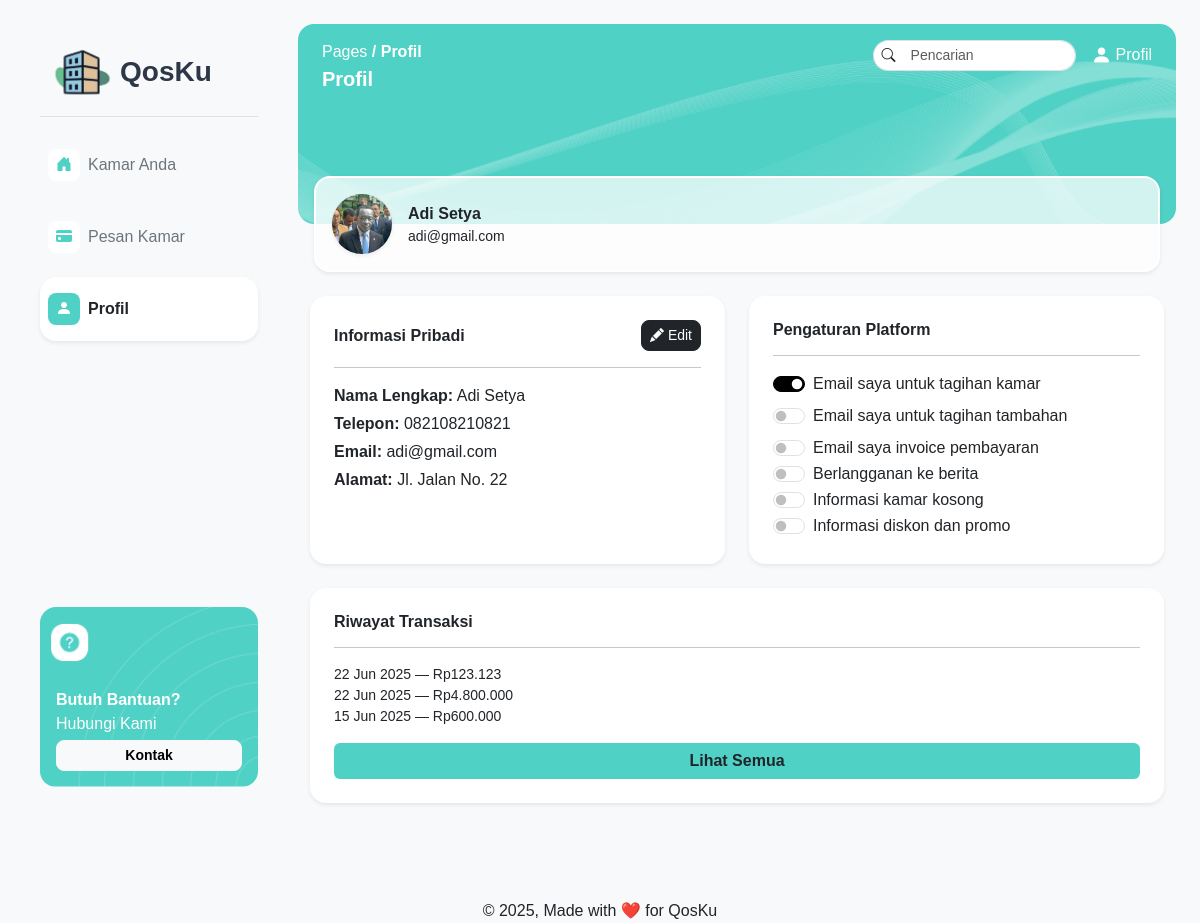
Page /pages/pelanggan/profil.php (signed in) on the committed database.
### tables this page shows
CREATE TABLE `pelanggan` (
  `idPelanggan` int(11) NOT NULL,
  `username` varchar(255) NOT NULL,
  `password` varchar(255) NOT NULL,
  `namaLengkap` varchar(255) NOT NULL,
  `nomorHp` varchar(255) NOT NULL,
  `email` varchar(255) NOT NULL,
  `alamat` varchar(255) NOT NULL,
  `profilePicture` varchar(255) NOT NULL
);

### pages/pelanggan/profil.php (the view, shortened to what this page needs)
<?php
require_once "../../php/connect.php";
$stmt = $connect->prepare("SELECT * FROM pelanggan WHERE idPelanggan = ?");
$stmt->bind_param("i", $_SESSION['idPelanggan']);
$stmt->execute();
$result = $stmt->get_result();
$pelanggan = $result->fetch_assoc();
$stmt = $connect->prepare("
    SELECT p.tanggalPemesanan, p.totalHarga
    FROM pemesanan p
    WHERE p.idPelanggan = ?
    ORDER BY p.tanggalPemesanan DESC
    LIMIT 3
");
$stmt->bind_param("i", $_SESSION['idPelanggan']);
$stmt->execute();
$transactions = $stmt->get_result()->fetch_all(MYSQLI_ASSOC);
?>
<!DOCTYPE html>
<html lang="en">
<head>
    <link href="https://cdn.jsdelivr.net/npm/bootstrap@5.3.6/dist/css/bootstrap.min.css" rel="stylesheet">
    <link rel="stylesheet" href="../../assets/css/style.css">
    <link rel="stylesheet" href="https://cdn.jsdelivr.net/npm/bootstrap-icons@1.13.1/font/bootstrap-icons.min.css">
</head>
<body class="bg-light">
    <div class="d-flex min-vh-100 ms-4 me-4">
        <?php include '../../layout/pelangganNavbar.php'; ?>
        <div class="flex-grow-1">
            <div class="position-relative rounded-4 text-white"
                style="background-image:url('../../assets/img/backgroundProfil.png'); height:200px;background-size:cover; background-position:center;">
                <?php include '../../layout/pelangganHeader.php'; ?>
                <div
                    class="position-absolute"
                    style="bottom: 0; left: 0; right: 0; transform: translateY(50%); padding: 0 1rem;">
                    <div class="bg-white bg-opacity-75 rounded-4 shadow-sm d-flex align-items-center p-3 mx-auto border border-white border-2" style="max-width: 1150px;">
                        <?php
                        $profilePicture = !empty($pelanggan['profilePicture'])
                            ? "../../assets/img/" . $pelanggan['profilePicture']
                            : "../../assets/img/profilepic.png";
                        ?>
                        <img
                            src="<?= $profilePicture?>"
                            alt="Profile Pic"
                            class="rounded-circle me-3 shadow-sm"
                            style="width:60px; height:60px; object-fit:cover;" />
                        <div>
                            <p class="mb-0 fw-bold text-dark"><?= htmlspecialchars($pelanggan['namaLengkap']) ?></p>
                            <p class="mb-0 text-dark small"><?= htmlspecialchars($pelanggan['email']) ?></p>
                        </div>
                    </div>
                </div>
            </div>
            <div class="pt-5 mt-4 container-fluid">
                <div class="row g-4">
                    <div class="col-md-6">
                        <div class="card shadow-sm rounded-4 p-4 h-100 border-0">
                            <div class="d-flex justify-content-between align-items-center mb-3">
                                <h6 class="fw-bold mb-0">Informasi Pribadi</h6>
                                <button class="btn btn-sm btn-dark rounded-3" data-bs-toggle="modal" data-bs-target="#editProfileModal">
                                    <i class="bi bi-pencil-fill text-white"></i> Edit
                                </button>
                            </div>
                            <hr class="mt-0">
                            <p class="mb-1"><strong>Nama Lengkap:</strong> <?= htmlspecialchars($pelanggan['namaLengkap']) ?></p>
                            <p class="mb-1"><strong>Telepon:</strong> <?= htmlspecialchars($pelanggan['nomorHp']) ?></p>
                            <p class="mb-1"><strong>Email:</strong> <?= htmlspecialchars($pelanggan['email']) ?></p>
                            <p class="mb-1"><strong>Alamat:</strong> <?= htmlspecialchars($pelanggan['alamat']) ?></p>
                        </div>
                    </div>
                    <div class="col-md-6">
                        <div class="card shadow-sm rounded-4 p-4 h-100 border-0">
                            <h6 class="fw-bold mb-3">Pengaturan Platform</h6>
                            <hr class="mt-0">
                            <div class="form-check form-switch mb-2">
                                <input class="form-check-input" type="checkbox" id="emailtagihankamar" checked>
                                <label class="form-check-label" for="emailtagihankamar">Email saya untuk tagihan kamar</label>
                            </div>
                            <div class="form-check form-switch mb-2">
                                <input class="form-check-input" type="checkbox" id="emailtagihantambahan">
                                <label class="form-check-label" for="emailtagihantambahan">Email saya untuk tagihan tambahan</label>
                            </div>
                            <div class="form-check form-switch">
                                <input class="form-check-input" type="checkbox" id="emailinvoice">
                                <label class="form-check-label" for="emailinvoice">Email saya invoice pembayaran</label>
                            </div>
                            <div class="form-check form-switch">
                                <input class="form-check-input" type="checkbox" id="langgananberita">
                                <label class="form-check-label" for="langgananberita">Berlangganan ke berita</label>
                            </div>
                            <div class="form-check form-switch">
                                <input class="form-check-input" type="checkbox" id="infokamarkosong">
                                <label class="form-check-label" for="infokamarkosong">Informasi kamar kosong</label>
                            </div>
                            <div class="form-check form-switch">
                                <input class="form-check-input" type="checkbox" id="infopromo">
                                <label class="form-check-label" for="infopromo">Informasi diskon dan promo</label>
                            </div>
                        </div>
                    </div>
                </div>
                <div class="row g-4 mt-0">
                    <div class="col-md-12">
                        <div class="card shadow-sm rounded-4 p-4 h-100 border-0">
                            <h6 class="fw-bold mb-3">Riwayat Transaksi</h6>
                            <hr class="mt-0">
                            <ul class="list-unstyled small mb-0">
                                <?php foreach ($transactions as $transaction): ?>
                                <li><?= date('d M Y', strtotime($transaction['tanggalPemesanan'])) ?> — Rp<?= number_format($transaction['totalHarga'], 0, ',', '.') ?></li>
                                <?php endforeach; ?>
                            </ul>
                            <a class="btn btn-light w-100 text-dark fw-bold mt-3 border-0" href="riwayattransaksi.php" style="background-color: #4FD1C5;">Lihat Semua</a>
                        </div>
                    </div>
                </div>
            </div>
        </div>
    </div>
    <div class="footer text-center mt-5 pt-5">
        &copy; 2025, Made with ❤️ for QosKu
    </div>
</body>
</html>

### assets/css/style.css (style rules this page uses)
body { font-family: Helvetica, Arial, sans-serif; }
.form-check-input:checked { background-color: #000; border-color: #000; }

### rows in the picture
pelanggan: profilePicture (picture), namaLengkap "Adi Setya", email "adi@gmail.com", nomorHp "082108210821", alamat "Jl. Jalan No. 22"

### other values in the picture
$page_titles[$current_page] "Profil"
date('d M Y', strtotime($transaction['tanggalPemesanan'])) "22 Jun 2025"
$transaction['totalHarga'] "123.123"
$transaction['totalHarga'] "4.800.000"
date('d M Y', strtotime($transaction['tanggalPemesanan'])) "15 Jun 2025"
$transaction['totalHarga'] "600.000"
